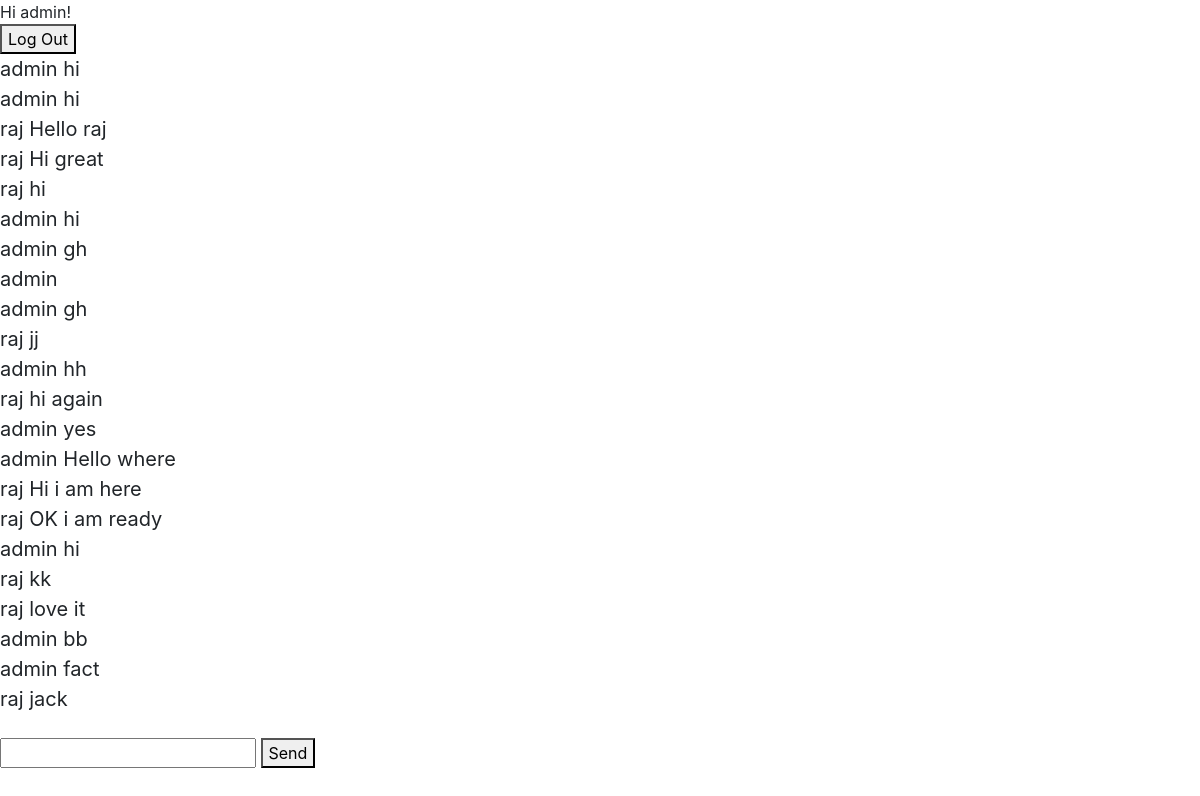
The app's page /chat_1/ (signed in) with its own data.
### chattingapp/models.py (models this page shows)
class Message(models.Model):
    content=models.TextField()
    user=models.ForeignKey(User,on_delete=models.CASCADE)
    room=models.ForeignKey(Room,on_delete=models.CASCADE)
    created_on=models.DateTimeField(auto_now_add=True)

### chattingapp/views.py (the view)
# urls.py: path("<str:slug>/",views.room)
def room(request,slug):
    room_name=Room.objects.get(slug=slug).name
    messages=Message.objects.filter(room=Room.objects.get(slug=slug))
    return render(request,"room.html",{"room_name":room_name,"slug":slug,'messages':messages})

### templates/room.html (shortened to what this page needs)
{% extends "base.html" %}
{% block content %}
{% if user.is_authenticated %}
Hi {{ user.username }}!
<form action="{% url 'logout' %}" method="post">
  <button type="submit">Log Out</button>
</form>
<div
      class="chat__item__container"
      id="id_chat_item_container"
      style="font-size: 20px"
    >
    {% for i in messages %}
      {{i.user.username}} {{i.content}}
      <br>
    {% endfor %}
</div>
      <br />
      <input type="text" id="id_message_send_input" />
      <button type="submit" id="id_message_send_button">Send</button>
      <br />
      <br />
{% else %}
<p>You are not logged in</p>
<a href="{% url 'login' %}">Log In</a>
{% endif %}
{% endblock %}

### templates/base.html (shortened to what this page needs)
<!doctype html>
<html lang="en">
  <head>
    <link rel="stylesheet" href="https://cdn.jsdelivr.net/npm/bootstrap@4.4.1/dist/css/bootstrap.min.css">
  </head>
  <body>
    <main>
    {% block content %}
    {% endblock %}
  </main>
  </body>
</html>

### records on screen
Message: user.username "admin", content "hi"
Message: user.username "admin", content "hi"
Message: user.username "raj", content "Hello raj"
Message: user.username "raj", content "Hi great"
Message: user.username "raj", content "hi"
Message: user.username "admin", content "hi"
Message: user.username "admin", content "gh"
Message: user.username "admin"
Message: user.username "admin", content "gh"
Message: user.username "raj", content "jj"
Message: user.username "admin", content "hh"
Message: user.username "raj", content "hi again"
Message: user.username "admin", content "yes"
Message: user.username "admin", content "Hello where"
Message: user.username "raj", content "Hi i am here"
Message: user.username "raj", content "OK i am ready"
Message: user.username "admin", content "hi"
Message: user.username "raj", content "kk"
Message: user.username "raj", content "love it"
Message: user.username "admin", content "bb"
Message: user.username "admin", content "fact"
Message: user.username "raj", content "jack"

### other values on screen
{{ user.username }} "admin"
